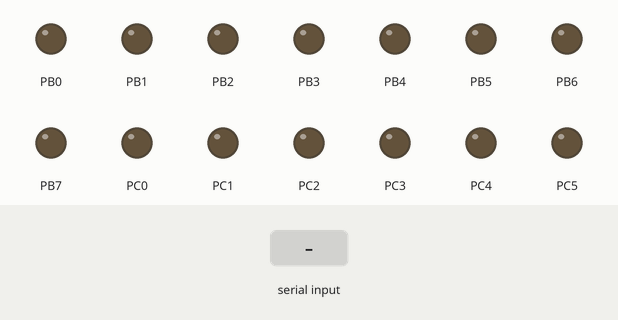
Simulated run of this program. Board: ATmega328P, built with avr-gcc and emulated at 16 MHz. Shown: output pins drawn as LEDs (lit = HIGH). The test bench sets the inputs (shaded band). What the program prints to the serial monitor is not drawn.

Above: at 1.2 s.
1.3 s: "2\n" received over Serial
At 2.0 s:
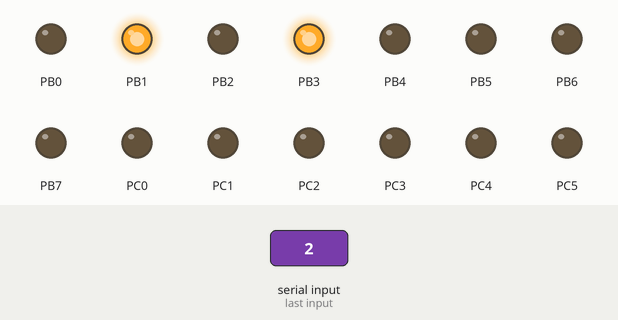
2.8 s: "1" received over Serial
Timing chart, 0 to 5.8 s (numbered marks = the images above; inputs shaded):
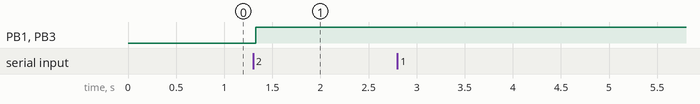

The program:

main.c
```c
//******************************************************************************
// Universidad Del Valle De Guatemala
// IE2023: Programación de Microcontroladores
// Autor: Rudy Gregorio
// Carné: 22127
// Proyecto: Laboratorio 6
// Hardware: Atmega238p
// Creado: 18/04/2024
//******************************************************************************


#define F_CPU 16000000 // Definir la frecuencia del reloj (16 MHz en este caso).

#include <avr/io.h>    // Incluir biblioteca estándar para control de I/O.
#include <util/delay.h> // Incluir biblioteca para funciones de retardo.
#include <avr/interrupt.h> // Incluir biblioteca para manejo de interrupciones.
#include <stdio.h> // Incluir biblioteca estándar de C para funciones de entrada/salida.

// Variables globales volátiles para uso en interrupciones y funciones principales.
volatile uint8_t bufferTX; // Buffer para almacenar el último byte recibido por UART.
volatile uint16_t valorADC; // Variable para almacenar el resultado de 10 bits del ADC.

// Declaración de funciones
void initUART9600(void);
void writeUART(char Caracter);
void writeTextUART(const char* Texto);
void initADC(void);
void setupPorts(void);

int main(void)
{
	initUART9600(); // Inicializar UART a 9600 bps.
	initADC(); // Inicializar el ADC.
	setupPorts(); // Configurar puertos B y C como salidas.
	sei();  // Habilitar interrupciones globales.

	while (1) // Bucle principal infinito.
	{
		writeTextUART("1. Leer Potenciometro\r\n"); // Opción para leer el valor del potenciómetro.
		writeTextUART("2. Enviar ASCII\r\n"); // Opción para enviar caracteres ASCII.
		writeTextUART("Ingrese su eleccion: "); // Pedir al usuario que ingrese su elección.

		uint8_t choice = 0; // Variable para almacenar la elección del usuario.
		while (!choice) // Esperar hasta que se reciba una elección válida.
		{
			if (bufferTX != 0) // Verificar si se ha recibido un nuevo dato por UART.
			{
				char receivedChar = bufferTX; // Guardar el caracter recibido.
				bufferTX = 0; // Limpiar el buffer.
				if (receivedChar == '1' || receivedChar == '2') // Verificar si la elección es válida.
				{
					choice = receivedChar - '0'; // Convertir el caracter a número.
				}
			}
		}

		switch (choice) // Procesar la elección del usuario.
		{
			case 1:
			ADCSRA |= (1 << ADSC);  // Iniciar la conversión del ADC estableciendo ADSC.
			while (ADCSRA & (1 << ADSC));  // Esperar a que la conversión se complete.
			valorADC = ADC;  // Leer el valor del ADC.

			char buffer[30];
			snprintf(buffer, sizeof(buffer), "Valor ADC: %u\r\n", valorADC); // Formatear el valor del ADC como string.
			writeTextUART(buffer); // Enviar el valor formateado por UART.
			break;

			case 2:
			writeTextUART("Ingrese el caracter ASCII: "); // Pedir al usuario que ingrese un caracter ASCII.
			while (bufferTX == 0);  // Esperar a que se ingrese un caracter.
			char asciiChar = bufferTX; // Almacenar el caracter recibido.
			bufferTX = 0; // Limpiar el buffer.
			PORTB = asciiChar & 0x3F; // Asignar los 6 bits menos significativos al puerto B.
			PORTC = (asciiChar >> 6) & 0x03; // Asignar los 2 bits más significativos al puerto C.
			writeUART(asciiChar); // Enviar el caracter de vuelta por UART.
			writeTextUART("\r\n"); // Enviar un salto de línea por UART.
			break;

			default:
			writeTextUART("Elección invalida. Intente nuevamente.\r\n"); // Mensaje para elección inválida.
			break;
		}
	}
}

void initUART9600(void)
{
	UBRR0 = 103;  // Configurar el registro UBRR0 para 9600 bps con F_CPU de 16MHz.
	UCSR0B = (1 << RXEN0) | (1 << TXEN0) | (1 << RXCIE0);  // Habilitar receptor, transmisor y la interrupción de recepción completa.
	UCSR0C = (1 << UCSZ01) | (1 << UCSZ00);  // Configurar formato de 8 bits de datos, sin paridad y 1 bit de parada.
}

void writeTextUART(const char* Texto)
{
	while (*Texto) // Mientras haya caracteres por enviar.
	{
		while (!(UCSR0A & (1 << UDRE0))); // Esperar a que el buffer de transmisión esté vacío.
		UDR0 = *Texto++; // Enviar el siguiente caracter.
	}
}

void writeUART(char Caracter)
{
	while (!(UCSR0A & (1 << UDRE0))); // Esperar a que el buffer de transmisión esté vacío.
	UDR0 = Caracter; // Enviar el caracter.
}

void initADC(void)
{
	// Configurar el ADC para usar AVCC como referencia y ajustar el resultado a la derecha.
	ADMUX = (1 << REFS0) | 7; // Seleccionar ADC7 como entrada.
	// Habilitar el ADC, su interrupción y establecer el preescalado a 128 para un reloj de ADC adecuado.
	ADCSRA = (1 << ADEN) | (1 << ADIE) | (1 << ADPS2) | (1 << ADPS1) | (1 << ADPS0);
}

void setupPorts(void)
{
	DDRB = 0xFF;  // Configurar todos los pines del puerto B como salidas.
	DDRC = 0xFF;  // Configurar todos los pines del puerto C como salidas.
}

// ISR para la conversión completa del ADC.
ISR(ADC_vect)
{
	valorADC = ADC; // Almacenar el resultado del ADC en la variable global.
}

// ISR para la recepción completa de USART.
ISR(USART_RX_vect)
{
	bufferTX = UDR0; // Almacenar los datos recibidos en el buffer.
}
```

Measured:
- after the input at 1.3 s, PB1, PB3: LOW → HIGH at once
- after the input at 2.8 s, every drawn part: stays the same
